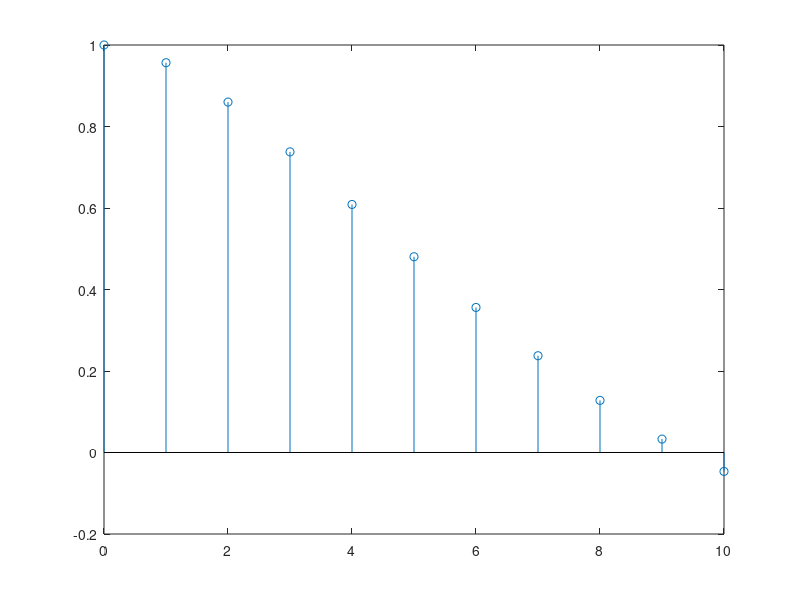

This chart was generated by the following MATLAB code:
clear;
% Q4, regular ARMA
% NO difference in terms of correlation coefficents. Also not much difference in terms of LS weights compared
% with FPEF coefficients 
N = 250;
M = 10;
b = [1, 0.7, 0.1];
a = [1, -1.5, 0.56];
v = trnd(5,N,1);
v = v/sqrt(var(v));
r = filter(b,a,v); %get r using the operator notation for ARMA model
% (a)
[rauto,lags] = xcorr(r, M, 'normalized');
rauto = rauto(M+1:end); %only take positive time lag
figure;
stem(lags(M+1:end),rauto);
% (b)
C = toeplitz(rauto);
% (c) using Cholesky because ldl() messes up rows
Lchol = transpose(chol(C));
D = (eye(M+1).*Lchol).^2;
L = Lchol*D^(-0.5);
Linv = L^(-1);
% (d)
F = eye(M+1); 
refMat = zeros(M); % Holds all reflection coeffs
P = zeros(M,1); % Holds all prediction error powers
for i = 1:M
    [fpc,pep,ref] = levinson(rauto, i);
    F(i+1,1:i) = fliplr(fpc(2:end));
    refMat(1:i,i) = ref;
    P(i) = pep;
end
% (e)
FCF = F*C*transpose(F);
compPD = P - diag(D(2:end,2:end)); %compare P_M and D
compLinvF = F - Linv; %compare L^-1 and F
fprintf("Elements greater than 10^12 in P_M and D difference: %d\n", length(find(compPD > 10^(-12))));
fprintf("Elements greater than 10^12 in L^-1 and F difference: %d\n", length(find(compLinvF > 10^(-12))));

% (f)
A = ones(N-M, M);
y = r(M+1:end);
for i = 1:M
    A(:,i) = r(i:N-M-1+i); % Each row is M length window
end
A = fliplr(A);
Apseudo = ((transpose(A)*A)^(-1))*transpose(A); %pseudo inverse
w = Apseudo*y; %solve for w
compWfpc = w + transpose((fpc(2:end))) % the error vector v, varies each time.
% (g)
